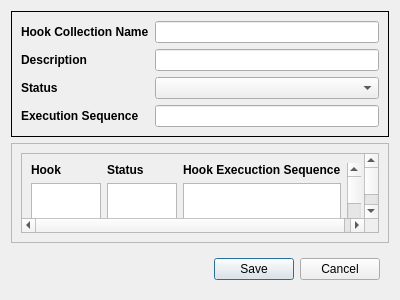
<?xml version="1.0" encoding="UTF-8"?>
<ui version="4.0">
 <class>hookCollectionDialog</class>
 <widget class="QDialog" name="hookCollectionDialog">
  <property name="geometry">
   <rect>
    <x>0</x>
    <y>0</y>
    <width>400</width>
    <height>300</height>
   </rect>
  </property>
  <property name="windowTitle">
   <string>Create/Edit Hook Collection</string>
  </property>
  <layout class="QVBoxLayout" name="verticalLayout_2">
   <item>
    <layout class="QVBoxLayout" name="verticalLayout">
     <item>
      <widget class="QFrame" name="formEditFrame">
       <property name="frameShape">
        <enum>QFrame::Panel</enum>
       </property>
       <property name="frameShadow">
        <enum>QFrame::Plain</enum>
       </property>
       <layout class="QVBoxLayout" name="verticalLayout_3">
        <item>
         <layout class="QFormLayout" name="formLayout_3">
          <item row="0" column="0">
           <widget class="QLabel" name="label">
            <property name="font">
             <font>
              <weight>75</weight>
              <bold>true</bold>
             </font>
            </property>
            <property name="text">
             <string>Hook Collection Name</string>
            </property>
           </widget>
          </item>
          <item row="0" column="1">
           <widget class="QLineEdit" name="hookCollectionNameEdit"/>
          </item>
          <item row="1" column="0">
           <widget class="QLabel" name="label_2">
            <property name="font">
             <font>
              <weight>75</weight>
              <bold>true</bold>
             </font>
            </property>
            <property name="text">
             <string>Description</string>
            </property>
           </widget>
          </item>
          <item row="1" column="1">
           <widget class="QLineEdit" name="descriptionEdit"/>
          </item>
          <item row="2" column="0">
           <widget class="QLabel" name="label_3">
            <property name="font">
             <font>
              <weight>75</weight>
              <bold>true</bold>
             </font>
            </property>
            <property name="text">
             <string>Status</string>
            </property>
           </widget>
          </item>
          <item row="2" column="1">
           <widget class="QComboBox" name="statusComboBox"/>
          </item>
          <item row="3" column="0">
           <widget class="QLabel" name="label_4">
            <property name="font">
             <font>
              <weight>75</weight>
              <bold>true</bold>
             </font>
            </property>
            <property name="text">
             <string>Execution Sequence</string>
            </property>
           </widget>
          </item>
          <item row="3" column="1">
           <widget class="QLineEdit" name="executionSequenceEdit"/>
          </item>
         </layout>
        </item>
       </layout>
      </widget>
     </item>
    </layout>
   </item>
   <item>
    <widget class="QFrame" name="hookEditFrame">
     <property name="frameShape">
      <enum>QFrame::StyledPanel</enum>
     </property>
     <property name="frameShadow">
      <enum>QFrame::Raised</enum>
     </property>
     <layout class="QVBoxLayout" name="verticalLayout_4">
      <item>
       <widget class="QScrollArea" name="scrollArea">
        <property name="widgetResizable">
         <bool>true</bool>
        </property>
        <widget class="QWidget" name="scrollAreaWidgetContents">
         <property name="geometry">
          <rect>
           <x>0</x>
           <y>0</y>
           <width>372</width>
           <height>126</height>
          </rect>
         </property>
         <layout class="QGridLayout" name="gridLayout_2">
          <item row="0" column="1">
           <widget class="QScrollBar" name="verticalScrollBar">
            <property name="orientation">
             <enum>Qt::Vertical</enum>
            </property>
           </widget>
          </item>
          <item row="0" column="0">
           <layout class="QGridLayout" name="gridLayout">
            <item row="1" column="1">
             <widget class="QListView" name="listView_2"/>
            </item>
            <item row="1" column="2">
             <widget class="QListView" name="listView_3"/>
            </item>
            <item row="0" column="2">
             <widget class="QLabel" name="label_7">
              <property name="font">
               <font>
                <weight>75</weight>
                <bold>true</bold>
               </font>
              </property>
              <property name="text">
               <string>Hook Execuction Sequence</string>
              </property>
             </widget>
            </item>
            <item row="1" column="0">
             <widget class="QListView" name="listView"/>
            </item>
            <item row="0" column="1">
             <widget class="QLabel" name="label_6">
              <property name="font">
               <font>
                <weight>75</weight>
                <bold>true</bold>
               </font>
              </property>
              <property name="text">
               <string>Status</string>
              </property>
             </widget>
            </item>
            <item row="0" column="0">
             <widget class="QLabel" name="label_5">
              <property name="font">
               <font>
                <weight>75</weight>
                <bold>true</bold>
               </font>
              </property>
              <property name="text">
               <string>Hook</string>
              </property>
             </widget>
            </item>
           </layout>
          </item>
         </layout>
        </widget>
       </widget>
      </item>
     </layout>
    </widget>
   </item>
   <item>
    <widget class="QWidget" name="widget" native="true">
     <layout class="QHBoxLayout" name="horizontalLayout_5">
      <item>
       <spacer name="horizontalSpacer">
        <property name="orientation">
         <enum>Qt::Horizontal</enum>
        </property>
        <property name="sizeHint" stdset="0">
         <size>
          <width>40</width>
          <height>20</height>
         </size>
        </property>
       </spacer>
      </item>
      <item>
       <widget class="QPushButton" name="saveButton">
        <property name="text">
         <string>Save</string>
        </property>
       </widget>
      </item>
      <item>
       <layout class="QHBoxLayout" name="horizontalLayout_4">
        <item>
         <widget class="QPushButton" name="cancelButton">
          <property name="text">
           <string>Cancel</string>
          </property>
         </widget>
        </item>
       </layout>
      </item>
     </layout>
    </widget>
   </item>
  </layout>
 </widget>
 <resources/>
 <connections/>
</ui>
